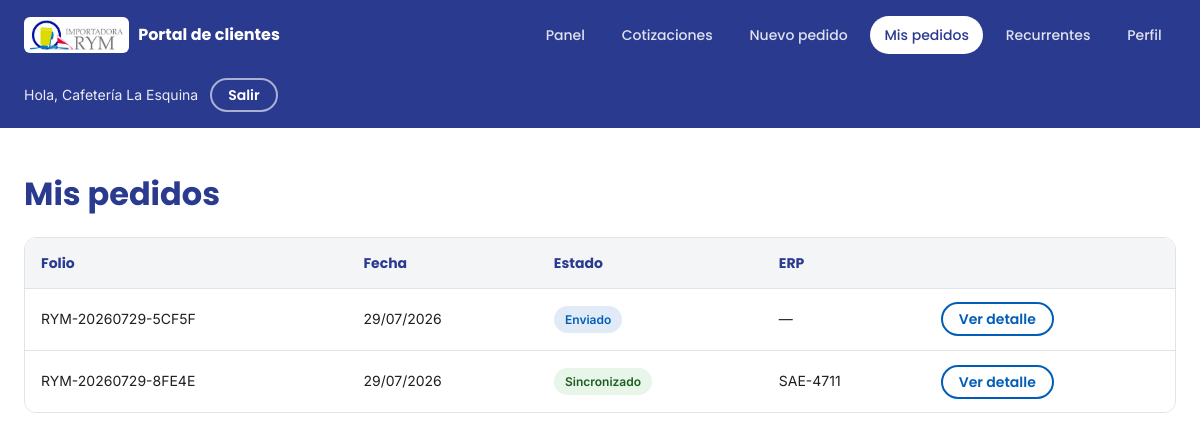
Screenshot of /portal/pedidos (signed in) with the database file from the repository.
### tables this page shows
CREATE TABLE `usuarios` (
  `id` int(10) unsigned NOT NULL AUTO_INCREMENT,
  `nombre` varchar(120) NOT NULL,
  `email` varchar(191) NOT NULL,
  `password` varchar(255) NOT NULL,
  `rol_id` int(10) unsigned DEFAULT NULL,
  `empresa` varchar(150) DEFAULT NULL,
  `telefono` varchar(30) DEFAULT NULL,
  `rfc` varchar(20) DEFAULT NULL,
  `clave_sae` varchar(30) DEFAULT NULL,
  `clave_vendedor` varchar(20) DEFAULT NULL,
  `comision` decimal(5,2) DEFAULT NULL,
  `vendedor_id` int(10) unsigned DEFAULT NULL,
  `activo` tinyint(1) NOT NULL DEFAULT 1,
  `aprobado` tinyint(1) NOT NULL DEFAULT 0,
  `email_verificado_en` datetime DEFAULT NULL,
  `verificacion_token` varchar(64) DEFAULT NULL,
  `verificacion_expira_en` timestamp NULL DEFAULT NULL,
  `last_login_at` timestamp NULL DEFAULT NULL,
  `created_at` timestamp NOT NULL DEFAULT current_timestamp(),
  `updated_at` timestamp NOT NULL DEFAULT current_timestamp() ON UPDATE current_timestamp(),
  PRIMARY KEY (`id`),
  UNIQUE KEY `uq_usuarios_email` (`email`),
  KEY `idx_usuarios_rol_id` (`rol_id`),
  KEY `idx_usuarios_vendedor` (`vendedor_id`),
  CONSTRAINT `fk_usuarios_rol` FOREIGN KEY (`rol_id`) REFERENCES `roles` (`id`) ON DELETE SET NULL ON UPDATE CASCADE,
  CONSTRAINT `fk_usuarios_vendedor` FOREIGN KEY (`vendedor_id`) REFERENCES `usuarios` (`id`) ON DELETE SET NULL ON UPDATE CASCADE
);

CREATE TABLE `pedidos` (
  `id` int(10) unsigned NOT NULL AUTO_INCREMENT,
  `usuario_id` int(10) unsigned NOT NULL,
  `folio` varchar(30) NOT NULL,
  `referencia_cliente` varchar(60) DEFAULT NULL,
  `estado` enum('borrador','enviado','en_proceso','sincronizado','cancelado') NOT NULL DEFAULT 'borrador',
  `subtotal` decimal(12,2) NOT NULL DEFAULT 0.00,
  `total` decimal(12,2) NOT NULL DEFAULT 0.00,
  `notas` text DEFAULT NULL,
  `erp_folio` varchar(60) DEFAULT NULL,
  `erp_sincronizado` tinyint(1) NOT NULL DEFAULT 0,
  `erp_sincronizado_at` timestamp NULL DEFAULT NULL,
  `erp_error` varchar(255) DEFAULT NULL,
  `created_at` timestamp NOT NULL DEFAULT current_timestamp(),
  `updated_at` timestamp NOT NULL DEFAULT current_timestamp() ON UPDATE current_timestamp(),
  PRIMARY KEY (`id`),
  UNIQUE KEY `uq_pedidos_folio` (`folio`),
  KEY `idx_pedidos_usuario` (`usuario_id`),
  KEY `idx_pedidos_estado` (`estado`),
  KEY `idx_pedidos_erp` (`erp_sincronizado`),
  CONSTRAINT `fk_pedidos_usuario` FOREIGN KEY (`usuario_id`) REFERENCES `usuarios` (`id`) ON UPDATE CASCADE
);

### app/Core/Controller.php (called while the page is built, shortened)
<?php
abstract class Controller
{
    protected function view(string $view, array $data = [], ?string $layout = 'layouts/main'): void
    {
        View::render($view, $data, $layout);
    }
}

### app/Controllers/PortalBaseController.php (called while the page is built, shortened)
<?php
abstract class PortalBaseController extends Controller
{
    protected array $usuario;
    public function __construct()
    {
        $user = Auth::user();
        $this->usuario = $user;
    }
    protected function render(string $view, array $data = []): void
    {
        $data['usuario'] = $this->usuario;
        $data['active']  = $data['active'] ?? '';
        $this->view($view, $data, 'layouts/portal');
    }
}

### app/Controllers/PedidoController.php (called while the page is built, shortened)
<?php
class PedidoController extends PortalBaseController
{
    public function index(): void
    {
        $this->render('portal/pedidos', [
            'title'   => 'Mis pedidos — Portal RYM',
            'active'  => 'pedidos',
            'pedidos' => (new Pedido())->porUsuario((int) $this->usuario['id']),
        ]);
    }
}

### public/index.php (called while the page is built, shortened)
<?php
spl_autoload_register(function (string $class): void {
    $prefix = 'App\\';
    $relative = substr($class, strlen($prefix));
    $file = APP_PATH . '/' . str_replace('\\', '/', $relative) . '.php';
});
require APP_PATH . '/Helpers/functions.php';
$render500 = static function (\Throwable $e): void {
    error_log('[500] ' . $e->getMessage() . ' en ' . $e->getFile() . ':' . $e->getLine());
    if (headers_sent()) {
        return;
    }
    http_response_code(500);
    if (config('app.debug')) {
        header('Content-Type: text/plain; charset=UTF-8');
        echo "500 — " . $e->getMessage() . "\n\n" . $e->getFile() . ':' . $e->getLine()
            . "\n\n" . $e->getTraceAsString();
        return;
    }
    try {
        App\Core\View::render('errors/500', ['title' => 'Error interno', 'robots' => 'noindex']);
    } catch (\Throwable $inner) {
        header('Content-Type: text/plain; charset=UTF-8');
        echo 'Error interno del servidor. Intenta más tarde.';
    }
};
$router = new App\Core\Router();
$uri = parse_url($_SERVER['REQUEST_URI'] ?? '/', PHP_URL_PATH) ?? '/';
$uri = $uri === '' ? '/' : $uri;
try {
    $router->dispatch($_SERVER['REQUEST_METHOD'] ?? 'GET', $uri);
} catch (\Throwable $e) {
    $render500($e);
}

### app/Core/Model.php (called while the page is built, shortened)
<?php
abstract class Model
{
    public function __construct()
    {
        $this->db = Database::connection();
    }
}

### app/Core/Database.php (called while the page is built, shortened)
<?php
class Database
{
    protected static ?PDO $pdo = null;
    public static function connection(): PDO
    {
        if (static::$pdo instanceof PDO) {
            return static::$pdo;
        }
        $c = Config::get('database');
        $dsn = sprintf(
            '%s:host=%s;port=%s;dbname=%s;charset=%s',
            $c['driver'],
            $c['host'],
            $c['port'],
            $c['database'],
            $c['charset']
        );
        try {
            static::$pdo = new PDO($dsn, $c['username'], $c['password'], $c['options']);
        } catch (PDOException $e) {
            if (Config::get('app.debug')) {
                throw $e;
            }
            error_log('DB connection error: ' . $e->getMessage());
            http_response_code(500);
            exit('Error de conexión con la base de datos.');
        }
        return static::$pdo;
    }
}

### app/Models/Pedido.php (called while the page is built, shortened)
<?php
class Pedido extends Model
{
    public function porUsuario(int $usuarioId, int $limite = 200): array
    {
        $st = $this->db->prepare(
            "SELECT * FROM pedidos WHERE usuario_id = :uid ORDER BY created_at DESC LIMIT :lim"
        );
        $st->bindValue(':uid', $usuarioId, PDO::PARAM_INT);
        $st->bindValue(':lim', $limite, PDO::PARAM_INT);
        $st->execute();
        return $st->fetchAll();
    }
}

### app/Helpers/functions.php (called while the page is built, shortened)
<?php
if (!function_exists('config')) {
    function config(string $key, $default = null)
    {
        return Config::get($key, $default);
    }
}
if (!function_exists('base_url')) {
    function base_url(string $path = ''): string
    {
        $base = defined('BASE_PATH') ? BASE_PATH : '';
        return $base . '/' . ltrim($path, '/');
    }
}
if (!function_exists('url')) {
    function url(string $path = ''): string
    {
        return base_url($path);
    }
}
if (!function_exists('asset')) {
    function asset(string $path): string
    {
        static $versiones = [];
        if (!array_key_exists($path, $versiones)) {
            $abs = (defined('PUBLIC_PATH') ? PUBLIC_PATH : '') . '/' . ltrim($path, '/');
            $mt  = @filemtime($abs);
            $versiones[$path] = $mt !== false ? (string) $mt : null;
        }
        $url = base_url($path);
        if ($versiones[$path] === null) {
            return $url;
        }
        return $url . (str_contains($url, '?') ? '&' : '?') . 'v=' . $versiones[$path];
    }
}
if (!function_exists('css_bundle')) {
    function css_bundle(string $nombre): string
    {
        return \App\Core\Assets::css($nombre);
    }
}
if (!function_exists('e')) {
    function e($value): string
    {
        return htmlspecialchars((string) $value, ENT_QUOTES, 'UTF-8');
    }
}

### app/Core/Config.php (called while the page is built, shortened)
<?php
class Config
{
    protected static array $items = [];
    public static function load(string $dir): void
    {
        foreach (glob($dir . '/*.php') as $file) {
            $name = basename($file, '.php');
            static::$items[$name] = require $file;
        }
    }
    public static function get(string $key, $default = null)
    {
        $value = static::$items;
        foreach (explode('.', $key) as $segment) {
            if (is_array($value) && array_key_exists($segment, $value)) {
                $value = $value[$segment];
            } else {
                return $default;
            }
        }
        return $value;
    }
}

### app/Models/Usuario.php (called while the page is built, shortened)
<?php
class Usuario extends Model
{
    public function autenticado(int $id): ?array
    {
        $st = $this->db->prepare(
            "SELECT u.*, r.slug AS rol_slug, r.nombre AS rol_nombre
               FROM usuarios u
               LEFT JOIN roles r ON r.id = u.rol_id
              WHERE u.id = ?"
        );
        $st->execute([$id]);
        return $st->fetch() ?: null;
    }
}

### app/Core/Auth.php (called while the page is built, shortened)
<?php
class Auth
{
    private static ?array $cache = null;
    public static function user(): ?array
    {
        if (self::$cache === null) {
            $row = (new Usuario())->autenticado((int) $_SESSION['user_id']) ?: null;
            if ($row !== null) {
                unset($row['password']);
            }
            self::$cache = $row;
        }
        return self::$cache;
    }
}

### app/Views/portal/pedidos.php (the view)
<?php
$pedidos = $pedidos ?? [];
?>
<h1 class="portal-title">Mis pedidos</h1>
<?php if ($pedidos): ?>
    <div class="table-wrap">
        <table class="table">
            <thead><tr><th>Folio</th><th>Fecha</th><th>Estado</th><th>ERP</th><th><span class="sr-only">Acciones</span></th></tr></thead>
            <tbody>
            <?php foreach ($pedidos as $p): ?>
                <tr>
                    <td><?= e($p['folio']) ?></td>
                    <td><?= e(date('d/m/Y', strtotime($p['created_at']))) ?></td>
                    <td><span class="status status--<?= e($p['estado']) ?>"><?= e(ucfirst(str_replace('_', ' ', $p['estado']))) ?></span></td>
                    <td><?= !empty($p['erp_folio']) ? e($p['erp_folio']) : '—' ?></td>
                    <td><a class="btn btn--outline btn--sm" href="<?= url('/portal/pedidos/' . (int) $p['id']) ?>">Ver detalle</a></td>
                </tr>
            <?php endforeach; ?>
            </tbody>
        </table>
    </div>
<?php else: ?>
    <p class="empty-state">Todavía no has realizado pedidos. <a href="<?= url('/portal/pedidos/nuevo') ?>">Crea tu primer pedido</a>.</p>
<?php endif; ?>

### app/Core/Router.php (shortened to what this page needs)
<?php
class Router
{
    protected array $routes = [];
    protected function add(string $method, string $path, $action): void
    {
        $path = '/' . trim($path, '/');
        $this->routes[$method][$path] = $action;
    }
    public function dispatch(string $method, string $uri)
    {
        $uri    = '/' . trim($uri, '/');
        $method = strtoupper($method);
        foreach ($this->routes[$method] ?? [] as $route => $action) {
            $pattern = preg_replace('#\{[a-zA-Z_][a-zA-Z0-9_]*\}#', '([^/]+)', $route);
            $pattern = '#^' . $pattern . '$#';
            if (preg_match($pattern, $uri, $matches)) {
                array_shift($matches);
                $matches = array_map('rawurldecode', $matches);
                return $this->callAction($action, $matches);
            }
        }
        return $this->notFound();
    }
    protected function callAction($action, array $params)
    {
        if (is_array($action)) {
            [$class, $method] = $action;
            return call_user_func_array([new $class(), $method], $params);
        }
        throw new \InvalidArgumentException('Acción de ruta no válida.');
    }
}

### app/Views/layouts/portal.php (shortened to what this page needs)
<?php
$active  = $active ?? '';
$usuario = $usuario ?? [];
?>
<!DOCTYPE html>
<html lang="es" data-base="<?= e(base_url('/')) ?>">
<head>
    <?= css_bundle('portal') ?>
</head>
<body>
    <header class="portal-header">
        <div class="container portal-header__inner">
            <a class="portal-brand" href="<?= url('/portal') ?>">
                <img src="<?= asset('assets/img/logos/importadorarym.jpg') ?>" alt="Importadora RYM" width="284" height="92">
                Portal de clientes
            </a>
            <nav class="portal-nav" id="portalNav" aria-label="Navegación del portal">
                <a class="portal-nav__link <?= $active === 'inicio' ? 'is-active' : '' ?>" href="<?= url('/portal') ?>">Panel</a>
                <a class="portal-nav__link <?= $active === 'cotizar' ? 'is-active' : '' ?>" href="<?= url('/portal/cotizaciones') ?>">Cotizaciones</a>
                <?php if ((int) ($usuario['aprobado'] ?? 0) === 1): ?>
                    <a class="portal-nav__link <?= $active === 'nuevo' ? 'is-active' : '' ?>" href="<?= url('/portal/pedidos/nuevo') ?>">Nuevo pedido</a>
                    <a class="portal-nav__link <?= $active === 'pedidos' ? 'is-active' : '' ?>" href="<?= url('/portal/pedidos') ?>">Mis pedidos</a>
                    <a class="portal-nav__link <?= $active === 'recurrentes' ? 'is-active' : '' ?>" href="<?= url('/portal/recurrentes') ?>">Recurrentes</a>
                <?php endif; ?>
                <a class="portal-nav__link <?= $active === 'perfil' ? 'is-active' : '' ?>" href="<?= url('/portal/perfil') ?>">Perfil</a>
            </nav>
            <div class="portal-header__actions">
                <div class="portal-user">
                    <span class="portal-user__name">Hola, <?= e($usuario['nombre'] ?? '') ?></span>
                    <form method="post" action="<?= url('/portal/logout') ?>">
                        <button type="submit" class="btn btn--ghost btn--sm">Salir</button>
                    </form>
                </div>
            </div>
        </div>
    </header>
    <main class="portal-main">
        <div class="container">
            <?= $content ?? '' ?>
        </div>
    </main>
</body>
</html>

### rows the page displays
usuarios: nombre "Cafetería La Esquina"
pedidos: folio "RYM-20260729-5CF5F", created_at "29/07/2026", estado "Enviado"
pedidos: folio "RYM-20260729-8FE4E", created_at "29/07/2026", estado "Sincronizado", erp_folio "SAE-4711"
